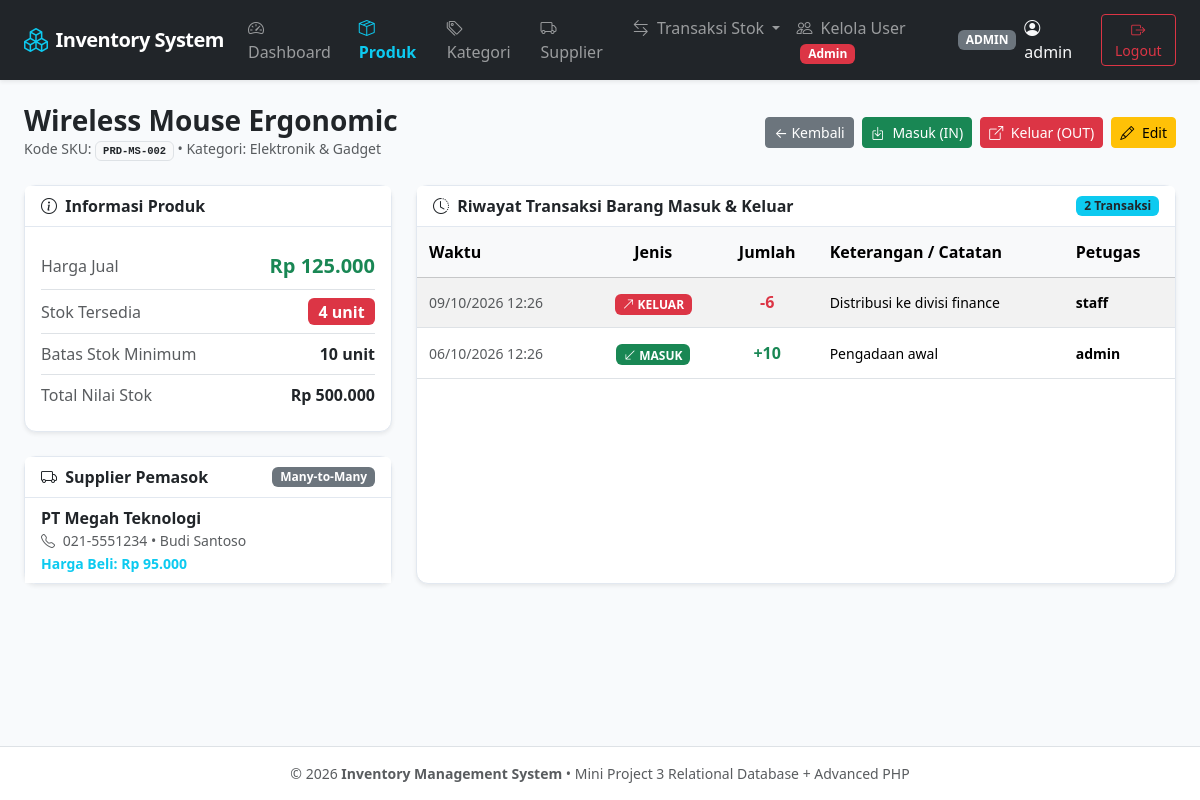
Screenshot of /public/products/detail.php?id=2 (signed in) with the database file from the repository.
### tables this page shows
CREATE TABLE IF NOT EXISTS users (
    id INT AUTO_INCREMENT PRIMARY KEY,
    username VARCHAR(50) NOT NULL UNIQUE,
    password_hash VARCHAR(255) NOT NULL,
    role ENUM('admin', 'staff') NOT NULL DEFAULT 'staff',
    created_at TIMESTAMP DEFAULT CURRENT_TIMESTAMP
);

CREATE TABLE IF NOT EXISTS products (
    id INT AUTO_INCREMENT PRIMARY KEY,
    category_id INT NOT NULL,
    sku VARCHAR(50) NOT NULL UNIQUE,
    name VARCHAR(150) NOT NULL,
    price DECIMAL(12, 2) NOT NULL DEFAULT 0.00,
    stock INT NOT NULL DEFAULT 0,
    minimum_stock INT NOT NULL DEFAULT 5,
    created_at TIMESTAMP DEFAULT CURRENT_TIMESTAMP,
    CONSTRAINT fk_products_category FOREIGN KEY (category_id) REFERENCES categories(id) ON DELETE RESTRICT ON UPDATE CASCADE
);

CREATE TABLE IF NOT EXISTS categories (
    id INT AUTO_INCREMENT PRIMARY KEY,
    name VARCHAR(100) NOT NULL UNIQUE,
    description TEXT DEFAULT NULL,
    created_at TIMESTAMP DEFAULT CURRENT_TIMESTAMP
);

CREATE TABLE IF NOT EXISTS product_suppliers (
    product_id INT NOT NULL,
    supplier_id INT NOT NULL,
    supplier_price DECIMAL(12, 2) NOT NULL DEFAULT 0.00,
    created_at TIMESTAMP DEFAULT CURRENT_TIMESTAMP,
    PRIMARY KEY (product_id, supplier_id),
    CONSTRAINT fk_ps_product FOREIGN KEY (product_id) REFERENCES products(id) ON DELETE CASCADE ON UPDATE CASCADE,
    CONSTRAINT fk_ps_supplier FOREIGN KEY (supplier_id) REFERENCES suppliers(id) ON DELETE CASCADE ON UPDATE CASCADE
);

CREATE TABLE IF NOT EXISTS suppliers (
    id INT AUTO_INCREMENT PRIMARY KEY,
    name VARCHAR(150) NOT NULL,
    contact_person VARCHAR(100) DEFAULT NULL,
    phone VARCHAR(20) DEFAULT NULL,
    email VARCHAR(100) DEFAULT NULL,
    address TEXT DEFAULT NULL,
    created_at TIMESTAMP DEFAULT CURRENT_TIMESTAMP
);

CREATE TABLE IF NOT EXISTS stock_movements (
    id INT AUTO_INCREMENT PRIMARY KEY,
    product_id INT NOT NULL,
    user_id INT NOT NULL,
    type ENUM('IN', 'OUT') NOT NULL,
    quantity INT NOT NULL,
    notes TEXT DEFAULT NULL,
    created_at TIMESTAMP DEFAULT CURRENT_TIMESTAMP,
    CONSTRAINT fk_sm_product FOREIGN KEY (product_id) REFERENCES products(id) ON DELETE RESTRICT ON UPDATE CASCADE,
    CONSTRAINT fk_sm_user FOREIGN KEY (user_id) REFERENCES users(id) ON DELETE RESTRICT ON UPDATE CASCADE
);

### helpers/auth.php (called while the page is built, shortened)
<?php
function is_logged_in() {
    return isset($_SESSION['user']) && !empty($_SESSION['user']['id']);
}
function current_user() {
    return isset($_SESSION['user']) ? $_SESSION['user'] : null;
}
function has_role($role) {
    return is_logged_in() && $_SESSION['user']['role'] === $role;
}

### helpers/escape.php (called while the page is built, shortened)
<?php
if (!function_exists('e')) {
    function e($value) {
        return htmlspecialchars((string)$value, ENT_QUOTES, 'UTF-8');
    }
}
if (!function_exists('format_rupiah')) {
    function format_rupiah($nominal) {
        return 'Rp ' . number_format((float)$nominal, 0, ',', '.');
    }
}

### public/products/detail.php (the view, shortened to what this page needs)
<?php
require_once __DIR__ . '/../../config/database.php';
require_once __DIR__ . '/../../helpers/auth.php';
require_once __DIR__ . '/../../helpers/escape.php';
$id = filter_input(INPUT_GET, 'id', FILTER_VALIDATE_INT);
$stmt = $pdo->prepare("
    SELECT p.*, c.name AS category_name, c.description AS category_desc
    FROM products p
    JOIN categories c ON c.id = p.category_id
    WHERE p.id = :id
");
$stmt->execute(array('id' => $id));
$product = $stmt->fetch();
$stmt = $pdo->prepare("
    SELECT s.*, ps.supplier_price
    FROM suppliers s
    JOIN product_suppliers ps ON ps.supplier_id = s.id
    WHERE ps.product_id = :id
    ORDER BY s.name ASC
");
$stmt->execute(array('id' => $id));
$suppliers = $stmt->fetchAll();
$stmt = $pdo->prepare("
    SELECT sm.*, u.username
    FROM stock_movements sm
    JOIN users u ON u.id = sm.user_id
    WHERE sm.product_id = :id
    ORDER BY sm.created_at DESC
");
$stmt->execute(array('id' => $id));
$movements = $stmt->fetchAll();
include __DIR__ . '/../../views/header.php';
?>
<div class="d-flex justify-content-between align-items-center mb-4">
    <div>
        <h3 class="fw-bold mb-0"><?= e($product['name']) ?></h3>
        <p class="text-muted small mb-0">Kode SKU: <span class="badge bg-light text-dark border font-monospace"><?= e($product['sku']) ?></span> &bull; Kategori: <?= e($product['category_name']) ?></p>
    </div>
    <div class="d-flex gap-2">
        <a href="/inventory-app/public/products/index.php" class="btn btn-secondary btn-sm">
            &larr; Kembali
        </a>
        <a href="/inventory-app/public/stock/in.php?product_id=<?= $product['id'] ?>" class="btn btn-success btn-sm">
            <i class="bi bi-box-arrow-in-down me-1"></i> Masuk (IN)
        </a>
        <a href="/inventory-app/public/stock/out.php?product_id=<?= $product['id'] ?>" class="btn btn-danger btn-sm">
            <i class="bi bi-box-arrow-up-right me-1"></i> Keluar (OUT)
        </a>
        <?php if (has_role('admin')): ?>
        <a href="/inventory-app/public/products/edit.php?id=<?= $product['id'] ?>" class="btn btn-warning btn-sm">
            <i class="bi bi-pencil me-1"></i> Edit
        </a>
        <?php endif; ?>
    </div>
</div>
<div class="row g-4">
    <div class="col-lg-4">
        <div class="card shadow-sm mb-4">
            <div class="card-header bg-white">
                <i class="bi bi-info-circle me-1"></i> Informasi Produk
            </div>
            <div class="card-body">
                <ul class="list-group list-group-flush">
                    <li class="list-group-item d-flex justify-content-between align-items-center px-0">
                        <span class="text-muted">Harga Jual</span>
                        <strong class="text-success fs-5"><?= format_rupiah($product['price']) ?></strong>
                    </li>
                    <li class="list-group-item d-flex justify-content-between align-items-center px-0">
                        <span class="text-muted">Stok Tersedia</span>
                        <span class="badge <?= $product['stock'] <= $product['minimum_stock'] ? 'bg-danger' : 'bg-primary' ?> fs-6">
                            <?= number_format($product['stock']) ?> unit
                        </span>
                    </li>
                    <li class="list-group-item d-flex justify-content-between align-items-center px-0">
                        <span class="text-muted">Batas Stok Minimum</span>
                        <span class="fw-semibold"><?= number_format($product['minimum_stock']) ?> unit</span>
                    </li>
                    <li class="list-group-item d-flex justify-content-between align-items-center px-0">
                        <span class="text-muted">Total Nilai Stok</span>
                        <span class="fw-bold"><?= format_rupiah($product['stock'] * $product['price']) ?></span>
                    </li>
                </ul>
            </div>
        </div>
        <div class="card shadow-sm">
            <div class="card-header bg-white d-flex justify-content-between align-items-center">
                <span><i class="bi bi-truck me-1"></i> Supplier Pemasok</span>
                <span class="badge bg-secondary">Many-to-Many</span>
            </div>
            <div class="card-body p-0">
                <?php if (empty($suppliers)): ?>
                    <div class="p-3 text-muted small text-center">Belum ada data supplier yang dihubungkan dengan produk ini.</div>
                <?php else: ?>
                    <ul class="list-group list-group-flush">
                        <?php foreach ($suppliers as $s): ?>
                        <li class="list-group-item">
                            <div class="fw-semibold"><?= e($s['name']) ?></div>
                            <small class="text-muted d-block"><i class="bi bi-telephone me-1"></i> <?= isset($s['phone']) ? e($s['phone']) : '-' ?> &bull; <?= isset($s['contact_person']) ? e($s['contact_person']) : '-' ?></small>
                            <small class="text-info fw-bold">Harga Beli: <?= format_rupiah($s['supplier_price']) ?></small>
                        </li>
                        <?php endforeach; ?>
                    </ul>
                <?php endif; ?>
            </div>
        </div>
    </div>
    <div class="col-lg-8">
        <div class="card shadow-sm h-100">
            <div class="card-header bg-white d-flex justify-content-between align-items-center">
                <span><i class="bi bi-clock-history me-1"></i> Riwayat Transaksi Barang Masuk & Keluar</span>
                <span class="badge bg-info text-dark"><?= count($movements) ?> Transaksi</span>
            </div>
            <div class="card-body p-0 table-responsive">
                <table class="table table-hover table-striped mb-0 align-middle">
                    <thead class="table-light">
                        <tr>
                            <th>Waktu</th>
                            <th class="text-center">Jenis</th>
                            <th class="text-center">Jumlah</th>
                            <th>Keterangan / Catatan</th>
                            <th>Petugas</th>
                        </tr>
                    </thead>
                    <tbody>
                        <?php if (empty($movements)): ?>
                        <tr>
                            <td colspan="5" class="text-center py-4 text-muted">Belum ada transaksi pergerakan stok untuk produk ini.</td>
                        </tr>
                        <?php else: ?>
                            <?php foreach ($movements as $m): ?>
                            <tr>
                                <td class="small text-muted"><?= date('d/m/Y H:i', strtotime($m['created_at'])) ?></td>
                                <td class="text-center">
                                    <?php if ($m['type'] === 'IN'): ?>
                                        <span class="badge bg-success"><i class="bi bi-arrow-down-left"></i> MASUK</span>
                                    <?php else: ?>
                                        <span class="badge bg-danger"><i class="bi bi-arrow-up-right"></i> KELUAR</span>
                                    <?php endif; ?>
                                </td>
                                <td class="text-center fw-bold <?= $m['type'] === 'IN' ? 'text-success' : 'text-danger' ?>">
                                    <?= ($m['type'] === 'IN' ? '+' : '-') . number_format($m['quantity']) ?>
                                </td>
                                <td class="small"><?= isset($m['notes']) ? e($m['notes']) : '-' ?></td>
                                <td class="small fw-semibold"><?= e($m['username']) ?></td>
                            </tr>
                            <?php endforeach; ?>
                        <?php endif; ?>
                    </tbody>
                </table>
            </div>
        </div>
    </div>
</div>
<?php include __DIR__ . '/../../views/footer.php'; ?>

### views/header.php (shortened to what this page needs)
<?php
require_once __DIR__ . '/../helpers/auth.php';
require_once __DIR__ . '/../helpers/escape.php';
$user = current_user();
$base_url = '/inventory-app/public';
?>
<!DOCTYPE html>
<html lang="id">
<head>
    <link href="https://cdn.jsdelivr.net/npm/bootstrap@5.3.2/dist/css/bootstrap.min.css" rel="stylesheet">
    <link rel="stylesheet" href="https://cdn.jsdelivr.net/npm/bootstrap-icons@1.11.3/font/bootstrap-icons.min.css">
</head>
<body class="d-flex flex-column min-vh-100">
<nav class="navbar navbar-expand-lg navbar-dark bg-dark sticky-top shadow-sm">
    <div class="container-fluid px-4">
        <a class="navbar-brand d-flex align-items-center gap-2" href="<?= $base_url ?>/dashboard.php">
            <i class="bi bi-boxes text-info fs-4"></i>
            <span>Inventory System</span>
        </a>
        <div class="collapse navbar-collapse" id="navContent">
            <ul class="navbar-nav me-auto mb-2 mb-lg-0">
                <li class="nav-item">
                    <a class="nav-link <?= strpos($_SERVER['PHP_SELF'], 'dashboard.php') !== false ? 'active text-info fw-semibold' : '' ?>" href="<?= $base_url ?>/dashboard.php">
                        <i class="bi bi-speedometer2 me-1"></i> Dashboard
                    </a>
                </li>
                <li class="nav-item">
                    <a class="nav-link <?= strpos($_SERVER['PHP_SELF'], '/products/') !== false ? 'active text-info fw-semibold' : '' ?>" href="<?= $base_url ?>/products/index.php">
                        <i class="bi bi-box-seam me-1"></i> Produk
                    </a>
                </li>
                <li class="nav-item">
                    <a class="nav-link <?= strpos($_SERVER['PHP_SELF'], '/categories/') !== false ? 'active text-info fw-semibold' : '' ?>" href="<?= $base_url ?>/categories/index.php">
                        <i class="bi bi-tags me-1"></i> Kategori
                    </a>
                </li>
                <li class="nav-item">
                    <a class="nav-link <?= strpos($_SERVER['PHP_SELF'], '/suppliers/') !== false ? 'active text-info fw-semibold' : '' ?>" href="<?= $base_url ?>/suppliers/index.php">
                        <i class="bi bi-truck me-1"></i> Supplier
                    </a>
                </li>
                <li class="nav-item dropdown">
                    <a class="nav-link dropdown-toggle <?= strpos($_SERVER['PHP_SELF'], '/stock/') !== false ? 'active text-info fw-semibold' : '' ?>" href="#" id="stockDrop" role="button" data-bs-toggle="dropdown">
                        <i class="bi bi-arrow-left-right me-1"></i> Transaksi Stok
                    </a>
                </li>
                <?php if (has_role('admin')): ?>
                <li class="nav-item">
                    <a class="nav-link <?= strpos($_SERVER['PHP_SELF'], '/users/') !== false ? 'active text-info fw-semibold' : '' ?>" href="<?= $base_url ?>/users/index.php">
                        <i class="bi bi-people me-1"></i> Kelola User <span class="badge bg-danger ms-1">Admin</span>
                    </a>
                </li>
                <?php endif; ?>
            </ul>
            <ul class="navbar-nav ms-auto align-items-lg-center">
                <?php if ($user): ?>
                    <li class="nav-item me-3 text-light d-flex align-items-center gap-2">
                        <span class="badge bg-secondary"><?= strtoupper(e($user['role'])) ?></span>
                        <span class="fw-medium"><i class="bi bi-person-circle me-1"></i> <?= isset($user['username']) ? e($user['username']) : 'User' ?></span>
                    </li>
                    <li class="nav-item">
                        <a href="<?= $base_url ?>/logout.php" class="btn btn-outline-danger btn-sm">
                            <i class="bi bi-box-arrow-right"></i> Logout
                        </a>
                    </li>
                <?php endif; ?>
            </ul>
        </div>
    </div>
</nav>
<main class="container-fluid px-4 py-4 flex-grow-1">

### views/header.php (style rules this page uses)
body { background-color: #f8fafc; font-family: system-ui, -apple-system, "Segoe UI", Roboto, sans-serif; }
.navbar-brand { font-weight: 700; letter-spacing: -0.5px; }
.card { border: 1px solid #e2e8f0; border-radius: 0.75rem; }
.card-header { background-color: #ffffff; border-bottom: 1px solid #e2e8f0; font-weight: 600; }
.table > :not(caption) > * > * { padding: 0.8rem 0.75rem; }

### rows the page displays
users: username "ADMIN", username "admin"
products: name "Wireless Mouse Ergonomic", sku "PRD-MS-002", category.name "Elektronik & Gadget", price "Rp 125.000", stock "4", minimum_stock "10", format_rupiah($product['stock'] * $product['price']) "Rp 500.000"
product_suppliers: supplier.name "PT Megah Teknologi", supplier.phone "021-5551234", supplier.contact_person "Budi Santoso", supplier_price "Rp 95.000"
stock_movements: created_at "09/10/2026 12:26", type "OUT" (drawn), quantity "6", notes "Distribusi ke divisi finance", user.username "staff"
stock_movements: created_at "06/10/2026 12:26", type "IN" (drawn), quantity "10", notes "Pengadaan awal", user.username "admin"

### other values shown
count($movements) "2"
